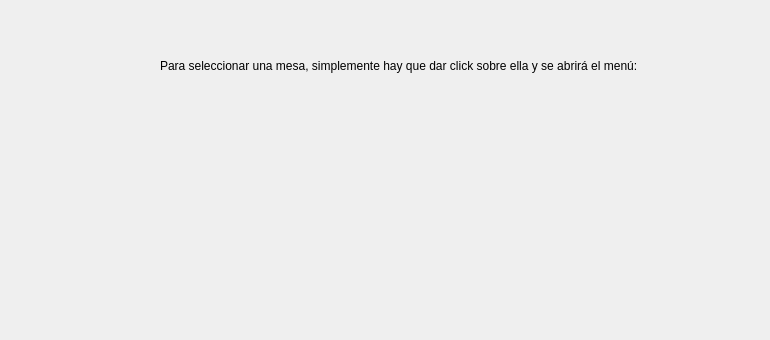
        <widget class="QWidget" name="page_1">
         <widget class="QLabel" name="label_7">
          <property name="geometry">
           <rect>
            <x>160</x>
            <y>40</y>
            <width>581</width>
            <height>51</height>
           </rect>
          </property>
          <property name="styleSheet">
           <string notr="true">font: 10pt &quot;Tw Cen MT Condensed Extra Bold&quot;;
</string>
          </property>
          <property name="text">
           <string>Para seleccionar una mesa, simplemente hay que dar click sobre ella y se abrirá el menú:</string>
          </property>
         </widget>
         <widget class="QLabel" name="label_8">
          <property name="geometry">
           <rect>
            <x>130</x>
            <y>170</y>
            <width>171</width>
            <height>161</height>
           </rect>
          </property>
          <property name="text">
           <string/>
          </property>
          <property name="pixmap">
           <pixmap resource="Archivos.qrc">:/Imagenes/ayuda 1.png</pixmap>
          </property>
          <property name="scaledContents">
           <bool>true</bool>
          </property>
         </widget>
         <widget class="QLabel" name="label_9">
          <property name="geometry">
           <rect>
            <x>340</x>
            <y>170</y>
            <width>421</width>
            <height>151</height>
           </rect>
          </property>
          <property name="text">
           <string/>
          </property>
          <property name="pixmap">
           <pixmap resource="Archivos.qrc">:/Imagenes/ayuda 1.1.png</pixmap>
          </property>
          <property name="scaledContents">
           <bool>true</bool>
          </property>
         </widget>
        </widget>
